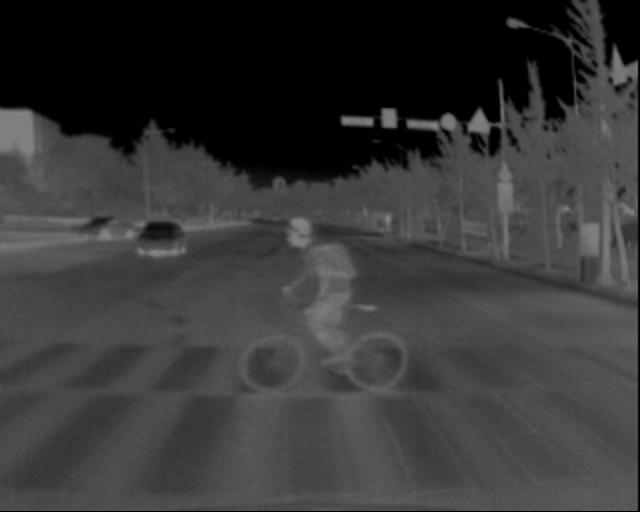
#> input picture Thermal_Super_Resolution/ex_Val_hr/1388.jpg, 640 x 512 px, found by its file name; its folder holds only this picture in this run
$ python PSNR_SSIM_single_img.py   (older library calls are emulated)
#> lines starting #> are read from the running program, lines starting #| are printed output that depends on the picture
import numpy as np
import numpy
import cv2
import glob
import os
from scipy import misc
from skimage.measure import compare_ssim
from skimage.color import rgb2ycbcr,rgb2yuv

from skimage.measure import compare_psnr
from os import listdir
from os.path import isfile, join

def preprocess(lr, hr):
  """Preprocess lr and hr batch"""
  lr = lr / 255.0
  hr = (hr / 255.0) * 2.0 - 1.0
  return lr, hr

def luminance(image):
    # Get luminance
    lum = rgb2ycbcr(image)[:,:,0]
#> image is the input picture: shape (512, 640, 3); mean of channels 0, 1, 2 56.3, 54.5, 56.3
    # Crop off 4 border pixels
    lum = lum[4:lum.shape[0]-4, 4:lum.shape[1]-4]
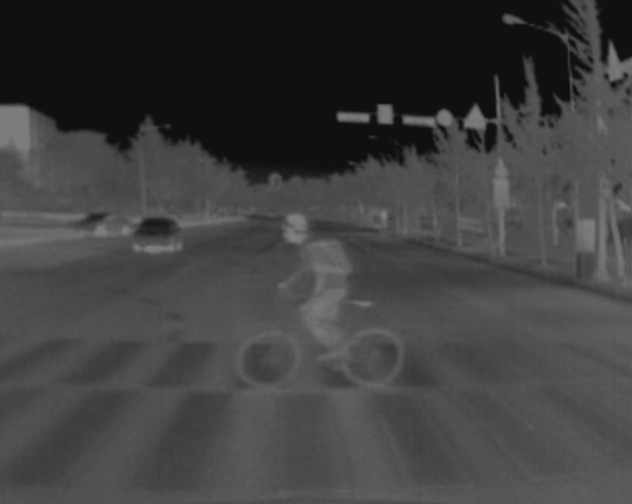
#> lum: shape (504, 632) float64; min 16.35, max 128.4, mean 63.8
    #lum = lum.astype(np.float64)
    return lum

def PSNR(gt, pred):
    # [5 lines of commented-out code are left out]
    return compare_psnr(gt, pred, data_range=255)

def SSIM(gt, pred):
    ssim = compare_ssim(gt, pred, data_range=255, gaussian_weights=True)
    return ssim

#hr image path
mypath='ex_Val_hr/'
#super resoluted output path
mypath1='outputTest/'
onlyfiles = [ f for f in listdir(mypath) if isfile(join(mypath,f)) ]
images = numpy.empty(len(onlyfiles), dtype=object)
#print(len(onlyfiles))
x=0
y=0
avg_psnr = 0
avg_ssim = 0
individual_psnr = []
individual_ssim = []
for i in range(1387,1387 + len(onlyfiles)):
  gt=mypath1+str(i+1)+'.jpg'
  pred=mypath+str(i+1)+'.jpg'

  # compare to gt
  psnr = PSNR(luminance(misc.imread(gt, mode='RGB').astype(np.uint8)), luminance(misc.imread(pred, mode='RGB').astype(np.uint8)))                                                                                                                                                                                                                                                                       -7
#> psnr = inf
  ssim = SSIM(luminance(misc.imread(gt, mode='RGB').astype(np.uint8)), luminance(misc.imread(pred, mode='RGB').astype(np.uint8)))
#> in SSIM, `ssim = compare_ssim(gt, pred, data_range=255, gaussian_weights=True)`: ssim = 1
#> ssim = 1

  print("PSNR Value:",psnr)
#| PSNR Value: inf
  print("SSIM Value:",ssim)
#| SSIM Value: 1.0
  individual_psnr.append(psnr)
  individual_ssim.append(ssim)
  avg_psnr += psnr
#> avg_psnr = inf
  avg_ssim += ssim
#> avg_ssim = 1

#avg_psnr /= i+1 #len(pred)
#avg_ssim /= i+1 #len(pred)

print("PSNR Average value:", avg_psnr)
#| PSNR Average value: inf
print("SSIM Average value:", avg_ssim)
#| SSIM Average value: 1.0
